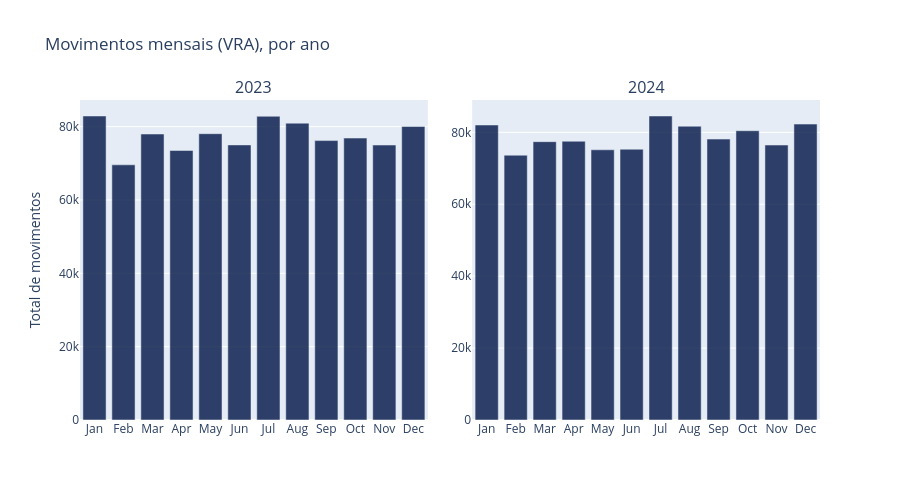

This figure's notebook cell:
### Markdown cell above
A tabela e a figura confirmam a forte concentração de movimentos em poucos hubs nacionais, com cauda longa de aeroportos de baixo volume. Esse padrão assimétrico reforça por que comparar segurança por contagens absolutas tende a distorcer conclusões. Portanto, os próximos cálculos usam taxas normalizadas por movimentação para permitir comparação justa entre aeroportos de portes distintos.

### Code cell
# evolução mensal de ocorrências normalizadas por movimentos (2023-2024)
# taxa mensal = total de ocorrências no mês / total de movimentos no mês

import plotly.graph_objects as go
from plotly.subplots import make_subplots

df_oc = df_ocorrencia.copy()
df_oc['ocorrencia_dia'] = pd.to_datetime(
    df_oc['ocorrencia_dia'], format='%d/%m/%Y', dayfirst=True, errors='coerce'
)
df_oc = df_oc[df_oc['ocorrencia_dia'].notna()]
df_oc = df_oc[df_oc['ocorrencia_dia'].dt.year.isin([2023, 2024])]
df_oc['ano_mes'] = df_oc['ocorrencia_dia'].dt.to_period('M').dt.to_timestamp()

ocorrencias_mensais = (
    df_oc.groupby('ano_mes')
    .size()
    .reset_index(name='total_ocorrencias')
    .sort_values('ano_mes')
)

# total de movimentos por mês a partir do VRA (2023 e 2024)
df_mov = pd.concat([df_vra_2023, df_vra_2024], ignore_index=True).copy()
col_data_candidates = [
    'Chegada Real',
    'Partida Real',
    'Partida Prevista',
    'Chegada Prevista',
    'Data Voo',
    'Data do Voo',
    'Data',
]
col_data_mov = next((c for c in col_data_candidates if c in df_mov.columns), None)
if col_data_mov is None:
    raise ValueError(
        f'Nenhuma coluna de data encontrada no VRA. Colunas disponíveis: {list(df_mov.columns)}'
    )

serie_data = pd.to_datetime(df_mov[col_data_mov], dayfirst=True, errors='coerce')
if serie_data.isna().all():
    serie_data = pd.to_datetime(df_mov[col_data_mov], errors='coerce')

df_mov['data_movimento'] = serie_data

if 'Situação Voo' in df_mov.columns:
    df_mov = df_mov[df_mov['Situação Voo'] == 'REALIZADO']

df_mov = df_mov[df_mov['data_movimento'].notna()]
df_mov['ano_mes'] = df_mov['data_movimento'].dt.to_period('M').dt.to_timestamp()

movimentos_mensais = (
    df_mov.groupby('ano_mes')
    .size()
    .reset_index(name='total_movimentos')
    .sort_values('ano_mes')
)

# taxa correta: ocorrências / movimentos
serie_plot = ocorrencias_mensais.merge(movimentos_mensais, on='ano_mes', how='inner')
serie_plot['taxa_ocorrencias'] = serie_plot['total_ocorrencias'] / serie_plot['total_movimentos']

_oc_por_mes_cls = df_oc.groupby(['ano_mes', 'ocorrencia_classificacao']).size().unstack(fill_value=0)
for _c in ('ACIDENTE', 'INCIDENTE GRAVE', 'INCIDENTE'):
    if _c not in _oc_por_mes_cls.columns:
        _oc_por_mes_cls[_c] = 0
_oc_por_mes_cls = _oc_por_mes_cls[['ACIDENTE', 'INCIDENTE GRAVE', 'INCIDENTE']]
serie_plot = serie_plot.merge(_oc_por_mes_cls.reset_index(), on='ano_mes', how='inner')

mov_mes = movimentos_mensais.copy()
mov_mes['ano'] = mov_mes['ano_mes'].dt.year
mov_mes['mes_lab'] = mov_mes['ano_mes'].dt.strftime('%b').str.title()

fig_mov_ano = make_subplots(
    rows=1,
    cols=2,
    subplot_titles=('2023', '2024'),
    horizontal_spacing=0.06,
)

for col, ano in enumerate([2023, 2024], start=1):
    sub = mov_mes[mov_mes['ano'] == ano].sort_values('ano_mes')
    fig_mov_ano.add_trace(
        go.Bar(
            x=sub['mes_lab'],
            y=sub['total_movimentos'],
            marker_color='#0d214f',
            opacity=0.85,
            hovertemplate='<b>%{customdata}</b><br>Movimentos: %{y:,.0f}<extra></extra>',
            customdata=sub['ano_mes'].dt.strftime('%b/%Y'),
            showlegend=False,
        ),
        row=1,
        col=col,
    )

fig_mov_ano.update_layout(
    title='Movimentos mensais (VRA), por ano',
    height=500,
    barmode='group',
)
fig_mov_ano.update_yaxes(nticks=5, title_text='Total de movimentos', row=1, col=1)
fig_mov_ano.update_yaxes(nticks=5, title_text='', row=1, col=2)
fig_mov_ano.show()

# linhas: taxa overall + taxas por classificação (legenda clicável para exibir/ocultar cada série)
_cls_colors = {
    'ACIDENTE': '#EF553B',
    'INCIDENTE GRAVE': '#f7a831',
    'INCIDENTE': '#27D3F5',
}

fig_taxa_tempo = go.Figure()
fig_taxa_tempo.add_trace(
    go.Scatter(
        x=serie_plot['ano_mes'],
        y=serie_plot['taxa_ocorrencias'],
        mode='lines+markers',
        name='Taxa overall (ocorrências/movimentos)',
        customdata=np.stack(
            [
                serie_plot['total_ocorrencias'].to_numpy(),
                serie_plot['total_movimentos'].to_numpy(),
            ],
            axis=-1,
        ),
        line=dict(color='#0d214f', width=3.0, dash='solid'),
        marker=dict(size=6, color='#0d214f'),
        hovertemplate=(
            '<b>%{x|%b/%Y}</b><br>'
            'tx overall: %{y:.2%}<br>'
            'ocorrencias/movimentos: %{customdata[0]:.0f}/%{customdata[1]:.0f}'
            '<extra></extra>'
        ),
    )
)
for _nome, _col in (
    ('ACIDENTE', 'ACIDENTE'),
    ('INCIDENTE GRAVE', 'INCIDENTE GRAVE'),
    ('INCIDENTE', 'INCIDENTE'),
):
    _taxa_cls = serie_plot[_col] / serie_plot['total_movimentos']
    fig_taxa_tempo.add_trace(
        go.Scatter(
            x=serie_plot['ano_mes'],
            y=_taxa_cls,
            mode='lines+markers',
            name=_nome,
            customdata=np.stack(
                [serie_plot[_col].to_numpy(), serie_plot['total_movimentos'].to_numpy()],
                axis=-1,
            ),
            line=dict(color=_cls_colors[_col], width=2.0, dash='solid'),
            marker=dict(size=5, color=_cls_colors[_col]),
            opacity=0.38,
            hovertemplate=(
                '<b>%{x|%b/%Y}</b><br>'
                f'{_nome}: %{{y:.2%}}<br>'
                'ocorrências/movimentos: %{customdata[0]:.0f}/%{customdata[1]:.0f}'
                '<extra></extra>'
            ),
        )
    )

fig_taxa_tempo.update_layout(
    title='Evolução mensal da taxa de ocorrências (ocorrências/movimentos)',
    xaxis_title='Mês',
    yaxis=dict(title='Taxa de ocorrências no mês', tickformat='.2%'),
    legend=dict(
        orientation='h',
        y=1.14,
        x=0,
        traceorder='normal',
        itemclick='toggle',
        itemdoubleclick='toggleothers',
    ),
    height=480,
)
fig_taxa_tempo.show()

### Figure 1 — Plotly figure (JSON) as saved in the notebook; plotly's stock layout.template omitted (floating-point values rounded to 4 significant figures)
{"data": [{"customdata": ["Jan/2023", "Feb/2023", "Mar/2023", "Apr/2023", "May/2023", "Jun/2023", "Jul/2023", "Aug/2023", "Sep/2023", "Oct/2023", "Nov/2023", "Dec/2023"], "hovertemplate": "<b>%{customdata}</b><br>Movimentos: %{y:,.0f}<extra></extra>", "marker": {"color": "#0d214f"}, "opacity": 0.85, "showlegend": false, "type": "bar", "x": ["Jan", "Feb", "Mar", "Apr", "May", "Jun", "Jul", "Aug", "Sep", "Oct", "Nov", "Dec"], "xaxis": "x", "y": [82891, 69578, 77978, 73487, 78067, 75005, 82814, 80937, 76188, 76872, 74973, 80032], "yaxis": "y"}, {"customdata": ["Jan/2024", "Feb/2024", "Mar/2024", "Apr/2024", "May/2024", "Jun/2024", "Jul/2024", "Aug/2024", "Sep/2024", "Oct/2024", "Nov/2024", "Dec/2024"], "hovertemplate": "<b>%{customdata}</b><br>Movimentos: %{y:,.0f}<extra></extra>", "marker": {"color": "#0d214f"}, "opacity": 0.85, "showlegend": false, "type": "bar", "x": ["Jan", "Feb", "Mar", "Apr", "May", "Jun", "Jul", "Aug", "Sep", "Oct", "Nov", "Dec"], "xaxis": "x2", "y": [82047, 73651, 77413, 77528, 75152, 75306, 84550, 81707, 78130, 80460, 76473, 82302], "yaxis": "y2"}], "layout": {"annotations": [{"font": {"size": 16}, "showarrow": false, "text": "2023", "x": 0.235, "xanchor": "center", "xref": "paper", "y": 1, "yanchor": "bottom", "yref": "paper"}, {"font": {"size": 16}, "showarrow": false, "text": "2024", "x": 0.765, "xanchor": "center", "xref": "paper", "y": 1, "yanchor": "bottom", "yref": "paper"}], "barmode": "group", "height": 500, "title": {"text": "Movimentos mensais (VRA), por ano"}, "xaxis": {"anchor": "y", "domain": [0, 0.47]}, "xaxis2": {"anchor": "y2", "domain": [0.53, 1]}, "yaxis": {"anchor": "x", "domain": [0, 1], "nticks": 5, "title": {"text": "Total de movimentos"}}, "yaxis2": {"anchor": "x2", "domain": [0, 1], "nticks": 5, "title": {"text": ""}}}}
